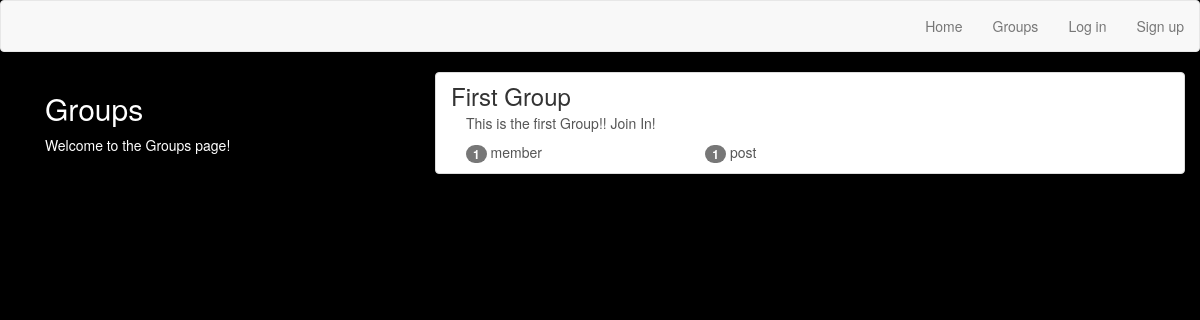
The page /groups/ on the database as committed earlier.
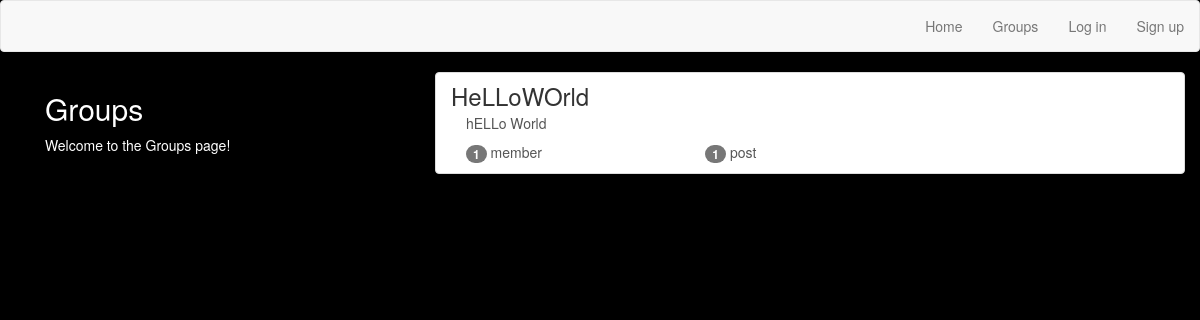
The same page on the database as committed later.
### groups/models.py (models this page shows, shortened)
class Group(models.Model):
    name = models.CharField(max_length=256,unique=True)
    slug = models.SlugField(allow_unicode=True,unique=True)
    description = models.TextField(blank=True,default='')
    description_html = models.TextField(editable=False,default='',blank=True)
    members = models.ManyToManyField(User,through='GroupMember')
    class Meta:
        ordering=['name']

### groups/views.py (the view)
class ListGroups(generic.ListView):
    context_object_name='groups'
    model = Group

### groups/templates/groups/group_list.html (shortened to what this page needs)
{% extends "groups/group_base.html" %}
{% block pregroup %}
  <div class="col-md-4">
    <div class="content">
      <h2>Groups</h2>
      <p>Welcome to the Groups page!</p>
    </div>
  </div>
{% endblock %}
{% block group_content %}
  <div class="col-md-8">
    <div class="list-group">
      {% for group in object_list  %}
      <a class="list-group-item" href="{% url 'groups:single' slug=group.slug %}">
        <h3 class="title list-group-item-heading">{{group.name}}</h3>
        <div class="list-group-item-text container-fluid">
            {{group.description_html|safe}}
            <div class="row">
  <div class="col-md-4">
    <span class="badge">{{ group.members.count }}</span> member{{ group.members.count|pluralize }}
  </div>
  <div class="col-md-4">
    <span class="badge">{{ group.posts.count }}</span> post{{ group.posts.count|pluralize }}
  </div>
</div>
        </div>
      </a>
      {% endfor %}
    </div>
  </div>
{% endblock %}

### groups/templates/groups/group_base.html (shortened to what this page needs)
{% extends "base.html" %}
{% block content %}
  <div class="container">
    <div class="row">
      {% block pregroup %}
      {% endblock %}
      {% block group_content %}
      {% endblock %}
    </div>
  </div>
{% endblock %}

### templates/base.html (shortened to what this page needs)
<!DOCTYPE html>
{% load static %}
<html lang="en" dir="ltr">
  <head>
<link href="//maxcdn.bootstrapcdn.com/bootstrap/3.3.0/css/bootstrap.min.css" rel="stylesheet" id="bootstrap-css">
    <link rel="stylesheet" href="{% static 'simplesocial/css/master.css'%}">
  </head>
  <body>
    <nav class="navbar navbar-default">
        <div class="collapse navbar-collapse" id="navbar-collapse-2">
          <ul class="nav navbar-nav navbar-right">
            {% if user.is_authenticated %}
             <li><a href="{% url 'home' %}">Home</a></li>
                  <li><a href="{% url 'posts:create' %}">Post</a></li>
                  <li><a href="{% url 'groups:all' %}">Groups</a></li>
                  <li><a href="{% url 'groups:create' %}">Create Group</a></li>
                  <li><a href="{% url 'accounts:logout' %}">Log out</a></li>
            {% else %}
             <li><a href="{% url 'home' %}">Home</a></li>
                  <li><a href="{% url 'groups:all' %}">Groups</a></li>
                  <li><a href="{% url 'accounts:login' %}">Log in</a></li>
                  <li><a href="{% url 'accounts:signup' %}">Sign up</a></li>
            {% endif %}
          </ul>
        </div>
    </nav>
    <div class="container mycontent">
      {% block content %}
      {% endblock %}
    </div>
  </body>
</html>

### static/simplesocial/css/master.css (style rules this page uses)
body { background-color: black; color: white; }

Rows that differ between the two databases and show on the page:
removed Group: name "First Group", description_html "This is the first Group!! Join In!", members.count "1", posts.count "1"
added Group: name "HeLLoWOrld", description_html "hELLo World", members.count "1", posts.count "1"
